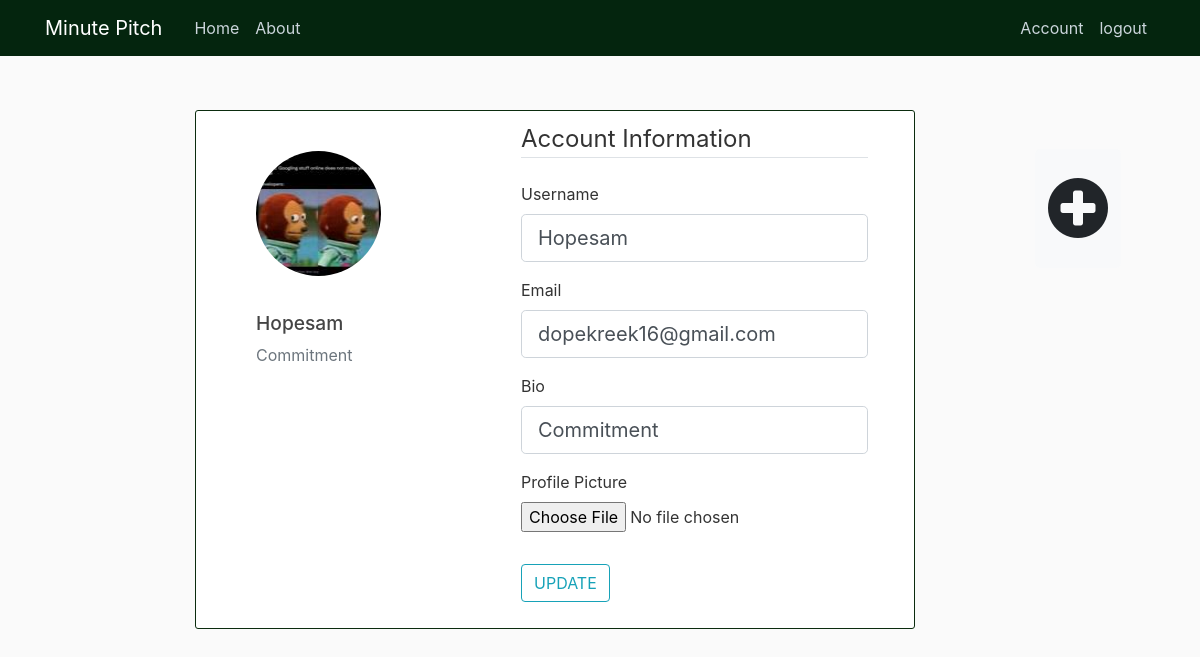
Before: /account (signed in) with the older database file.
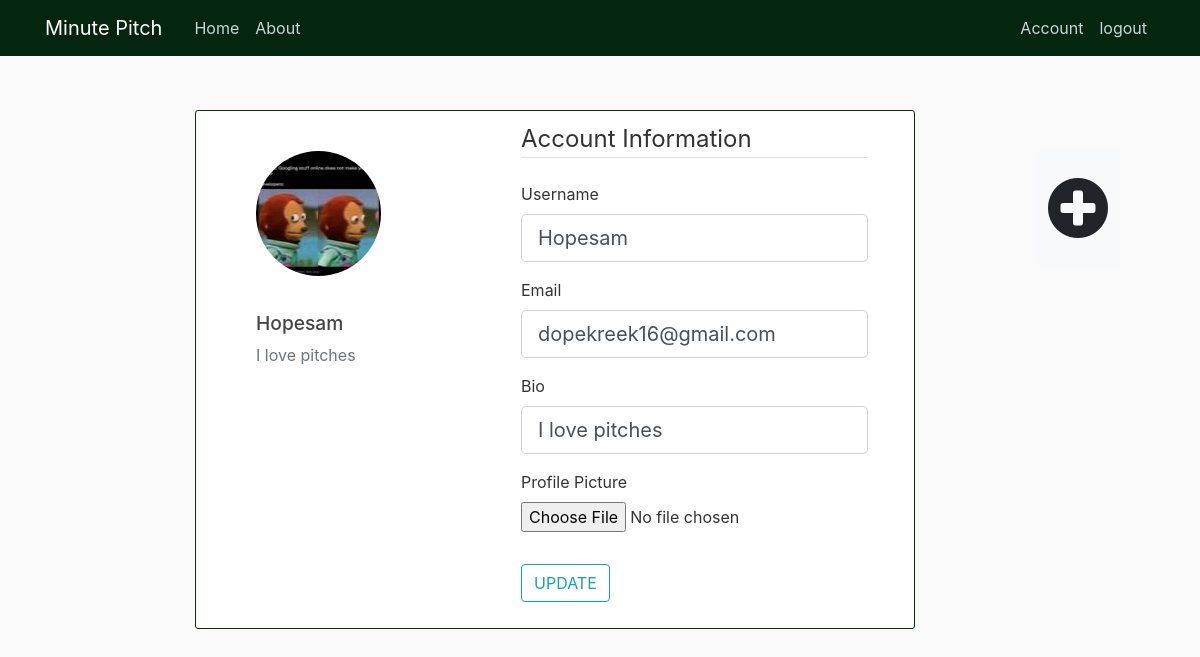
After: the same page with the newer database file.
### app/models.py (models this page shows, shortened)
class User(db.Model, UserMixin):
    id = db.Column(db.Integer, primary_key=True)
    username = db.Column(db.String(20), unique=True, nullable=False)
    email = db.Column(db.String(120), unique=True, nullable=False)
    image_file = db.Column(db.String(20), nullable=False, default='default.jpg')
    password = db.Column(db.String(60), nullable=False)
    bio = db.Column(db.Text, nullable=False, default='Hey, lets pitch')
    posts = db.relationship('Post', backref='author', lazy=True)

### app/routes.py (the view)
@app.route("/account", methods=['GET', 'POST'])
@login_required
def account():
    form = UpdateAccountForm()
    if form.validate_on_submit():
        if form.photo.data:
            photo_file = save_photo(form.photo.data)
            current_user.image_file = photo_file
        current_user.username = form.username.data
        current_user.email = form.email.data
        current_user.bio = form.bio.data
        db.session.commit()
        flash('your account has been updated!', 'success')
        return redirect(url_for('account'))
    elif request.method == 'GET':
        form.username.data = current_user.username
        form.email.data = current_user.email
        form.bio.data = current_user.bio
    image_file = url_for('static', filename='photos/' + current_user.image_file)
    return render_template('account.html', title='Account',
                            image_file=image_file, form=form)

### app/forms.py (shortened to what this page needs)
class UpdateAccountForm(FlaskForm):
    username = StringField('Username',
                           validators=[DataRequired(), Length(min=2, max=20)])
    email = StringField('Email',
                        validators=[DataRequired(), Email()])
    bio = StringField('Bio',
                        validators=[DataRequired(), Length(max=100)])
    photo = FileField('Profile Picture', validators=[FileAllowed(['jpg','jpeg','png'])])
    submit = SubmitField('UPDATE')

### app/models.py (called while the page is built)
@login_manager.user_loader
def load_user(user_id):
    return User.query.get(int(user_id))

### app/templates/account.html (shortened to what this page needs)
{% extends "base.html" %}
{% block content %}
    <div class="content-section ">
        <div class="media">
            <img class="rounded-circle account-img" src="{{ image_file }}">
            <div class="media-body">
            <h2 class="account-heading">{{ current_user.username }}</h2>
            <p class="text-secondary">{{ current_user.bio}}</p>
            </div>
        </div>
        <form method="POST" action="" enctype="multipart/form-data">
            <fieldset class="form-group">
                <legend class="border-bottom mb-4">Account Information</legend>
                <div class="form-group">
                    {{ form.username.label(class="form-control-label") }}
                    {% if form.username.errors %}
                        {{ form.username(class="form-control form-control-lg is-invalid") }}
                        <div class="invalid-feedback">
                            {% for error in form.username.errors %}
                                <span>{{ error }}</span>
                            {% endfor %}
                        </div>
                    {% else %}
                        {{ form.username(class="form-control form-control-lg") }}
                    {% endif %}
                </div>
                <div class="form-group">
                    {{ form.email.label(class="form-control-label") }}
                    {% if form.email.errors %}
                        {{ form.email(class="form-control form-control-lg is-invalid") }}
                        <div class="invalid-feedback">
                            {% for error in form.email.errors %}
                                <span>{{ error }}</span>
                            {% endfor %}
                        </div>
                    {% else %}
                        {{ form.email(class="form-control form-control-lg") }}
                    {% endif %}
                </div>
                <div class="form-group">
                    {{ form.bio.label(class="form-control-label") }}
                    {% if form.bio.errors %}
                        {{ form.bio(class="form-control form-control-lg is-invalid") }}
                        <div class="invalid-feedback">
                            {% for error in form.bio.errors %}
                                <span>{{ error }}</span>
                            {% endfor %}
                        </div>
                    {% else %}
                        {{ form.bio(class="form-control form-control-lg") }}
                    {% endif %}
                </div>
                <div class="form-group">
                    {{ form.photo.label() }}
                    {{ form.photo(class="form-control-file") }}
                </div>
            </fieldset>
            <div class="form-group">
                {{ form.submit(class="btn btn-outline-info") }}
            </div>
        </form>
    </div>
{% endblock content %}

Changed rows visible on the page:
changed User "Hopesam": bio "Commitment" → "I love pitches"
